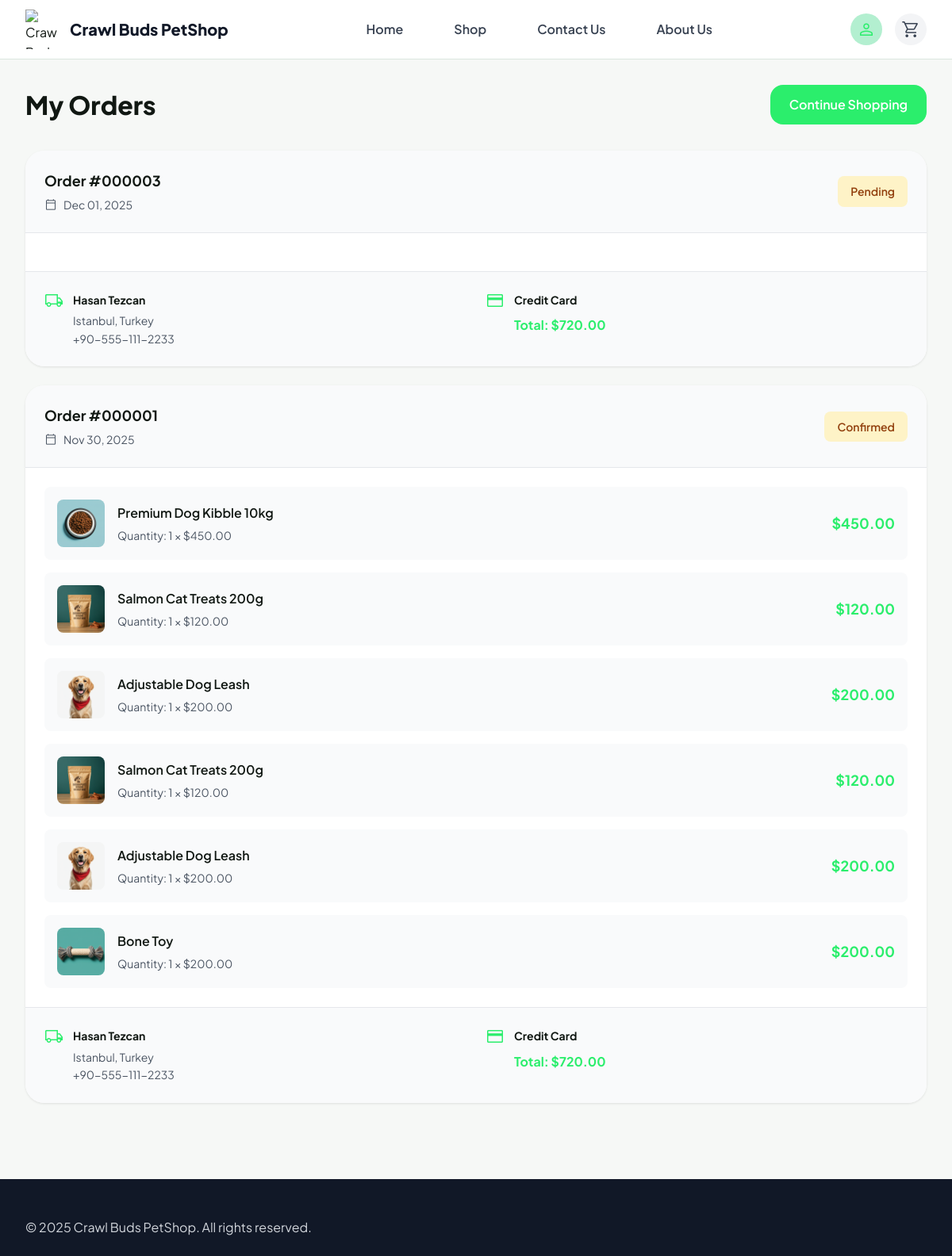
The page /pages/user/my_orders.php (signed in) on the database as committed earlier.
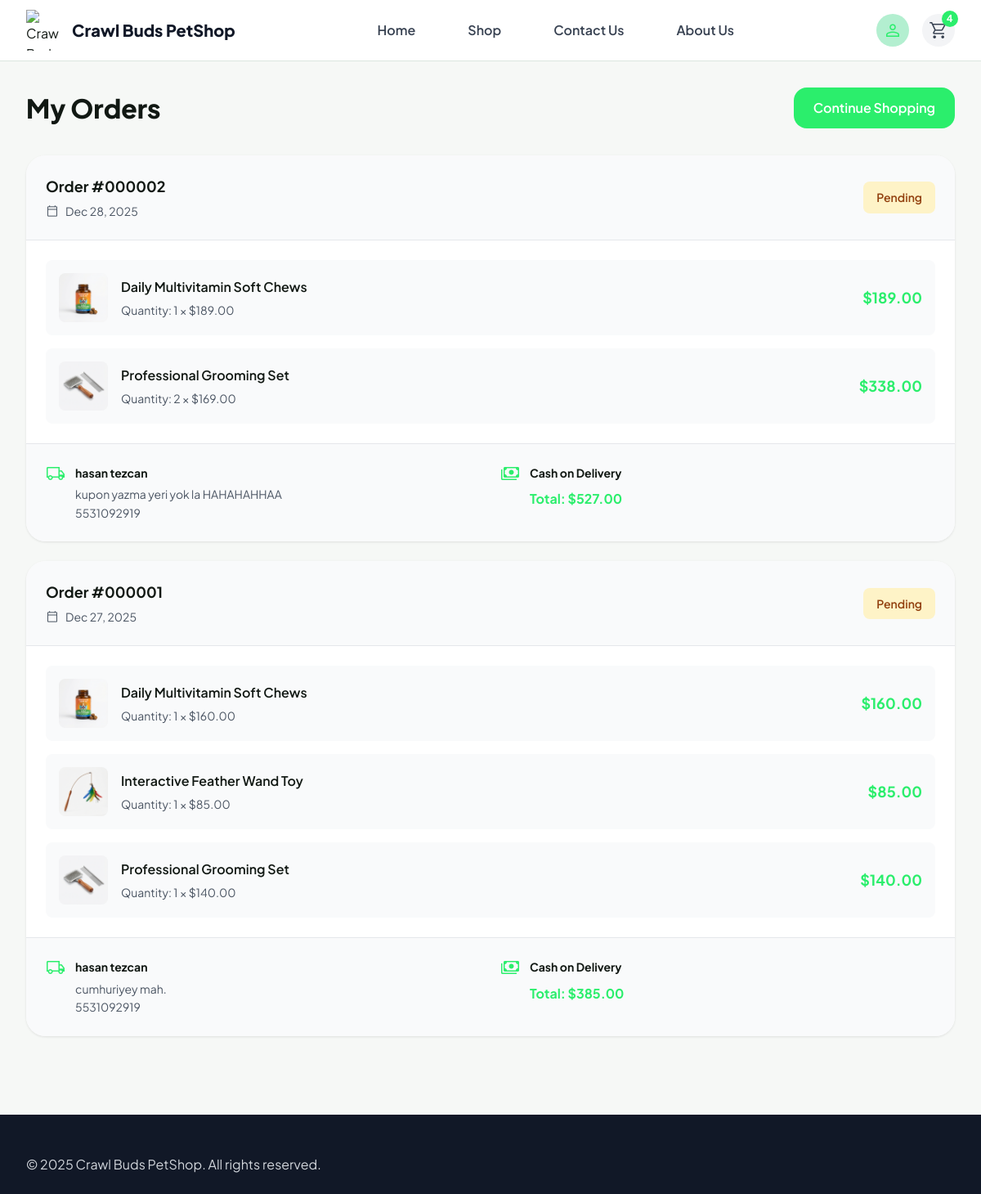
The same page on the database as committed later.
### tables this page shows
CREATE TABLE `orders` (
  `id` int(10) UNSIGNED NOT NULL,
  `user_id` int(10) UNSIGNED NOT NULL,
  `coupon_id` int(10) UNSIGNED DEFAULT NULL,
  `order_date` datetime NOT NULL DEFAULT current_timestamp(),
  `payment_method` varchar(30) NOT NULL,
  `shipping_full_name` varchar(50) NOT NULL,
  `shipping_address` varchar(255) NOT NULL,
  `shipping_phone` varchar(20) NOT NULL,
  `order_total` decimal(10,2) NOT NULL,
  `order_status` enum('pending','confirmed','shipped','delivered','cancelled') NOT NULL DEFAULT 'pending',
  `created_at` timestamp NOT NULL DEFAULT current_timestamp()
);

CREATE TABLE `order_items` (
  `id` int(10) UNSIGNED NOT NULL,
  `order_id` int(10) UNSIGNED NOT NULL,
  `product_id` int(10) UNSIGNED NOT NULL,
  `quantity` int(10) UNSIGNED NOT NULL,
  `unit_price` decimal(10,2) NOT NULL,
  `line_total` decimal(10,2) NOT NULL
);

CREATE TABLE `products` (
  `id` int(10) UNSIGNED NOT NULL,
  `category_id` int(10) UNSIGNED NOT NULL,
  `name` varchar(100) NOT NULL,
  `description` text DEFAULT NULL,
  `price` decimal(10,2) NOT NULL,
  `stock_quantity` int(10) UNSIGNED NOT NULL DEFAULT 0,
  `image_url` varchar(255) DEFAULT NULL,
  `is_active` tinyint(1) NOT NULL DEFAULT 1,
  `created_at` timestamp NOT NULL DEFAULT current_timestamp()
);

### includes/helpers.php (called while the page is built, shortened)
<?php
function getCartCount($pdo, $userId)
{
    try {
        $stmt = $pdo->prepare("
            SELECT COALESCE(SUM(ci.quantity), 0) as total
            FROM shopping_carts sc
            JOIN cart_items ci ON sc.id = ci.cart_id
            WHERE sc.user_id = :user_id
        ");
        $stmt->execute(['user_id' => $userId]);
        $result = $stmt->fetch();
        return (int) $result['total'];
    } catch (PDOException $e) {
        return 0;
    }
}
?>

### pages/user/my_orders.php (the view, shortened to what the changed rows need)
<?php
$assets_path = "../../assets";
include("../../includes/db_connect.php");
$user_id = $_SESSION['user_id'];
$stmt = $pdo->prepare("
    SELECT o.*,
           COUNT(oi.id) as item_count
    FROM orders o
    LEFT JOIN order_items oi ON o.id = oi.order_id
    WHERE o.user_id = ?
    GROUP BY o.id
    ORDER BY o.order_date DESC
");
$stmt->execute([$user_id]);
$orders = $stmt->fetchAll();
include("../../includes/header.php");
?>
<div class="page-container">
    <div class="page-header">
        <h1 class="page-title">My Orders</h1>
    </div>
    <?php if (empty($orders)): ?>
        <div class="empty-state">
            <span class="material-symbols-outlined"
                style="font-size: 4rem; color: var(--color-gray-400);">shopping_bag</span>
            <h2>No Orders Yet</h2>
            <p>You haven't placed any orders. Start shopping to see your orders here!</p>
            <a href="shop.php" class="btn btn-primary" style="margin-top: 1rem;">Browse Products</a>
        </div>
    <?php else: ?>
        <div class="orders-list">
            <?php foreach ($orders as $order):
                $stmt_items = $pdo->prepare("
                    SELECT oi.*, p.name, p.image_url
                    FROM order_items oi
                    JOIN products p ON oi.product_id = p.id
                    WHERE oi.order_id = ?
                ");
                $stmt_items->execute([$order['id']]);
                $items = $stmt_items->fetchAll();
                $status = $order['order_status'];
                $statusClass = 'status-pending';
                ?>
                <div class="order-card">
                    <div class="order-header">
                        <div class="order-info">
                            <h3>Order #<?php echo str_pad($order['id'], 6, '0', STR_PAD_LEFT); ?></h3>
                            <span class="order-date">
                                <span class="material-symbols-outlined">calendar_today</span>
                                <?php echo date('M d, Y', strtotime($order['order_date'])); ?>
                            </span>
                        </div>
                        <span class="status-badge <?php echo $statusClass; ?>">
                            <?php echo ucfirst($status); ?>
                        </span>
                    </div>
                    <div class="order-items">
                        <?php foreach ($items as $item): ?>
                            <div class="order-item">
                                <img src="../../<?php echo htmlspecialchars($item['image_url']); ?>" alt="" class="item-image">
                                <div class="item-info">
                                    <h4><?php echo htmlspecialchars($item['name']); ?></h4>
                                    <p>Quantity: <?php echo $item['quantity']; ?> ×
                                        $<?php echo number_format($item['unit_price'], 2); ?></p>
                                </div>
                                <div class="item-total">
                                    $<?php echo number_format($item['line_total'], 2); ?>
                                </div>
                            </div>
                        <?php endforeach; ?>
                    </div>
                    <div class="order-footer">
                        <div class="shipping-info">
                            <span class="material-symbols-outlined">local_shipping</span>
                            <div>
                                <strong><?php echo htmlspecialchars($order['shipping_full_name']); ?></strong>
                                <p><?php echo htmlspecialchars($order['shipping_address']); ?></p>
                                <p><?php echo htmlspecialchars($order['shipping_phone']); ?></p>
                            </div>
                        </div>
                        <div class="payment-info">
                            <span class="material-symbols-outlined">
                            </span>
                            <div>
                                <strong><?php echo $order['payment_method']; ?></strong>
                                <p class="order-total">Total: $<?php echo number_format($order['order_total'], 2); ?></p>
                            </div>
                        </div>
                    </div>
                </div>
            <?php endforeach; ?>
        </div>
    <?php endif; ?>
</div>
<?php include("../../includes/footer.php"); ?>

### includes/header.php (shortened to what the changed rows need)
<?php
$is_logged_in = isset($_SESSION['user_id']);
$cart_count = 0;
if ($is_logged_in && isset($pdo) && function_exists('getCartCount')) {
    $cart_count = getCartCount($pdo, $_SESSION['user_id']);
}
?>
<!DOCTYPE html>
<html lang="en" class="light">
<head>
    <link rel="stylesheet" href="<?php echo $assets_path; ?>/css/style.css" />
    <link rel="stylesheet" href="<?php echo $assets_path; ?>/css/layout.css" />
    <link rel="stylesheet" href="<?php echo $assets_path; ?>/css/notifications.css" />
</head>
<body>
    <div class="app-container">
        <header class="main-header">
            <div class="header-container">
                <div class="brand-section">
                    <h2 class="brand-title">Crawl Buds PetShop</h2>
                </div>
                <div class="header-actions">
                    <a href="cart.php" class="icon-btn" aria-label="Cart">
                        <span class="material-symbols-outlined">shopping_cart</span>
                        <?php if ($cart_count > 0): ?>
                            <span class="badge"><?php echo $cart_count; ?></span>
                        <?php endif; ?>
                    </a>
                </div>
            </div>
        </header>
        <main class="main-content">

Rows that differ between the two databases and show on the page:
removed orders: id "000003", order_date "Dec 01, 2025", order_status "Pending", shipping_full_name "Hasan Tezcan", shipping_address "Istanbul, Turkey", shipping_phone "+90-555-111-2233", payment_method "Credit Card", order_total "720.00"
removed order_items: product.image_url (picture), product.name "Adjustable Dog Leash", quantity "1", unit_price "200.00", line_total "200.00", shown under orders "000001"
removed order_items: product.image_url (picture), product.name "Bone Toy", quantity "1", unit_price "200.00", line_total "200.00", shown under orders "000001"
now on this page (row edited): orders: id "000002", order_date "Dec 28, 2025", order_status "Pending", shipping_full_name "hasan tezcan", shipping_address "kupon yazma yeri yok la HAHAHAHHAA", shipping_phone "5531092919", payment_method "Cash on Delivery", order_total "527.00", order_items (product.image_url (picture), product.name "Professional Grooming Set", quantity "2", unit_price "169.00", line_total "338.00")
now on this page (row edited): order_items: product.image_url (picture), product.name "Daily Multivitamin Soft Chews", quantity "1", unit_price "189.00", line_total "189.00", shown under "000002"
changed orders "000001": order_date "Nov 30, 2025" → "Dec 27, 2025"; order_status "Confirmed" → "Pending"; shipping_full_name "Hasan Tezcan" → "hasan tezcan"; shipping_address "Istanbul, Turkey" → "cumhuriyey mah."; shipping_phone "+90-555-111-2233" → "5531092919"; payment_method "Credit Card" → "Cash on Delivery"; order_total "720.00" → "385.00"; loses order_items (product.image_url (picture), product.name "Salmon Cat Treats 200g", quantity "1", unit_price "120.00", line_total "120.00")
changed order_items (number 3 of 5 on the later page): product.image_url: a different picture; product.name "Premium Dog Kibble 10kg" → "Daily Multivitamin Soft Chews"; unit_price "450.00" → "160.00"; line_total "450.00" → "160.00"
changed order_items: product.image_url: a different picture; product.name "Salmon Cat Treats 200g" → "Interactive Feather Wand Toy"; unit_price "120.00" → "85.00"; line_total "120.00" → "85.00"
changed order_items (number 5 of 5 on the later page): product.image_url: a different picture; product.name "Adjustable Dog Leash" → "Professional Grooming Set"; unit_price "200.00" → "140.00"; line_total "200.00" → "140.00"
Other text that changed with them:
$cart_count: (not shown) → "4"
